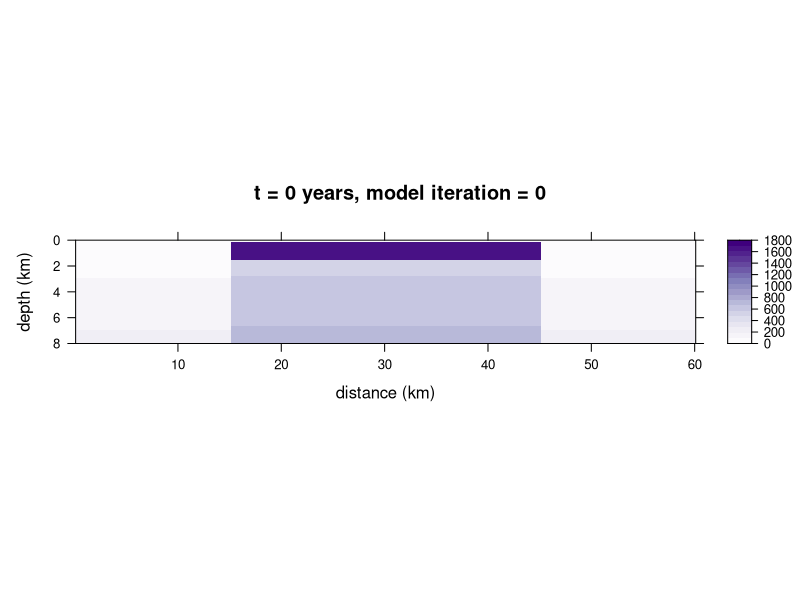

This figure's R source: (Note: this script raises an error after producing the figure.)
# This script creates a finite difference model of the cooling of a melt sheet
# caused by an impact.
# Updated 2020.03.26 CH

## SETUP -----------------------------------------------------------------------

# Clear all from workspace/environment.
rm(list = ls())

# Install and load required packages.
# Install and load lattice for plotting results.
if(!require(lattice)){install.packages("lattice")}
library(lattice)
# Install and load RColorBrewer for plot color schemes.
if(!require(RColorBrewer)){install.packages("RColorBrewer")}
library(RColorBrewer)


## SET MODEL DIMENSIONS --------------------------------------------------------

# Define size of model domain. 
x.size <- 60000  # [m] 
z.size <- 10000  # [m] 

# Set resolution (number of nodes).  
x.num <- 300
z.num <- 100

# Define stepsize.
dx <- x.size / (x.num - 1)  # [m] 
dz <- z.size / (z.num - 1)  # [m]  

# Create vectors of node locations.
x <- seq(from = 0, to = x.size, by = dx)  # [m]
z <- seq(from = 0, to = z.size, by = dz)  # [m]


## SET CONSTANTS ---------------------------------------------------------------
# Define material properties, initialize arrays. 
# All temperatures in °C should be converted to K.

L <- 421000  # latent heat of fusion of diopside, [J/kg] 
# Suggested value: 421000 J/kg; Abramov and Kring (2007)

T.liquidus.C <- 1177  # liquidus temperature, [°C]
# Suggested value: 1177°C; Abramov and Kring (2007)
T.liquidus <- T.liquidus.C + 273.15  # liquidus temperature, [K]

T.solidus.C <- 997  # solidus temperature, [°C]
# Suggested value: 997°C; Abramov and Kring (2007)
T.solidus <- T.solidus.C + 273.15  # solidus temperature, [K]

Cp.nolatent <- 1000  # heat capacity with no latent heat, [J/(kg*K)]
# Suggested value: 1000 J/(kg/K), heat capacity of basement, melt, breccia; 
# Abramov and Kring (2007)

Cp.initial <- matrix(data = Cp.nolatent,   # initial heat capacity, [J/(kg*K)]
                     nrow = x.num,  
                     ncol = z.num)

Cp.prime <- Cp.initial + (L / (T.liquidus - T.solidus)) 
# heat capacity accounting for latent heat of fusion, [J/(kg*K)]
# Suggested value: 3339 J/(kg*K); Abramov and Kring (2007)
Cp.0 <- Cp.initial  # initialize matrix for initial model setup below

k <- matrix(data = 2.5,    # thermal conductivity, [W/(m*K)]
            nrow = x.num,  
            ncol = z.num)  
# Suggested value: 2.5 W/(m*K), thermal conductivity of basement, melt, 
# breccia; Abramov and Kring (2007)

A <- matrix(data = 2.2e-6,      # heat production, [W/(m^3)]
            nrow = x.num,  
            ncol = z.num)  
# Suggested value: 2.2e-6 is average A value from Jones (1988), table 6

rho <- matrix(data = 2700,   # density, [kg/(m^3)]
              nrow = x.num,  
              ncol = z.num)
# Suggested value: 2700 kg/(m^3), density of basement, melt, breccia; 
# Abramov and Kring (2007)

Kappa <- k / (rho * Cp.nolatent)  # thermal diffusivity, [(m^2)/s]
Kappa.min <- min(Kappa)      # [(m^2)/s] 

U <- matrix(data = 0,        # uplift, [m/s]
            nrow = x.num,  
            ncol = z.num)
# We assumed no tectonic uplift. 

# Input geothermal gradient in K/km.
a.Kkm <- 12  # [K/km]
# Used low end of gradient from Jones (1992) (12 and 21 K/km)
a <- a.Kkm / 1000  # [K/m]

# Define time step.
dt.max.x <- (dx ^ 2) / (6 * Kappa.min)  # [s] 
dt.max.z <- (dz ^ 2) / (6 * Kappa.min)  # [s] 
dt.min <- min(dt.max.x, dt.max.z)
dt.yr <- dt.min * 3.17098e-8 # [yr]
dt <- dt.min


## INITIAL T DISTRIBUTION ------------------------------------------------------
# Set up an initial condition of an instantaneously emplaced melt sheet at an 
# elevated temperature.

# Initialize a matrix for initial temperature conditions.
T.0 <- matrix(data = 0,
              nrow = x.num,  
              ncol = z.num)

# Set the top row of the model to be the air temperature.
# Choose a value for the air temperature.
T.surface.C <- 25  # surface temperature, [°C]
T.surface <- T.surface.C + 273.15  # surface temperature, [K]
# Assign the first row of the initial matrix to be the air temperature.
T.0[ , 1] <- T.surface  # [K] 

# Make a geotherm for the initialization matrix.
for (i in 2:dim(T.0)[2]) {
  T.0[ , i] <- T.0[1, 1] + a * x[i]
}

# Instantanteously emplace a melt sheet and set material properties of the melt
# sheet.
# Set dimensions of melt sheet.
meltsheetdiameter <- 30000  # [m]
meltsheetvolume <- 1000  # [km^3]
meltsheetvolume.m3 <- meltsheetvolume * (1000^3)
meltsheetthickness <- meltsheetvolume.m3 / 
                      (((meltsheetdiameter / 2)^2) * pi)  # [m]
# If the melt sheet is centered in the x direction in the model, find the 
# position in meters along the x axis.
xstart.melt <- mean(x) - (meltsheetdiameter / 2)  # x position, [m]
xend.melt <- mean(x) + (meltsheetdiameter / 2)  # x position, [m]
# Find the index in the vector that corresponds to the position above.
xstart.melt.index <- which(abs(x - xstart.melt) == min(abs(x - xstart.melt)))
xend.melt.index <- which(abs(x - xend.melt) == min(abs(x - xend.melt)))
# Make the melt sheet start on the second row of the matrix, below the air
# layer.
zstart.melt.index <- 2 
# If the melt sheet is meltsheetthickness and starts at the second row of the
# model, find the index that corresponds to the bottom of the melt sheet.
zend.melt <- z[2] + meltsheetthickness
zend.melt.index <- round(zend.melt / dz, digits = 0)

# Set temperature of melt sheet.
T.meltsheet.C <- 1700  # temperature of melt sheet, [°C]
T.meltsheet <- T.meltsheet.C + 273.15  # temperature of melt sheet, [°C]
  # Suggested value: 1700°C; Abramov and Kring (2007)

# Elevate geotherm at central uplift.
# Set the temperature with which to raise the geotherm everywhere in the central
# uplift. 
# The height of uplift is dependent on the size of the crater. 40 km of uplift
# is an estimate based on the size of the crater associated with a 30 km in 
# diameter melt sheet.
height.of.uplift <- 40  # amount of uplift, [km]
T.uplift <- height.of.uplift * a.Kkm

# Optional simple uplift of the geotherm temperature gradient.
for (j in xstart.melt.index:xend.melt.index) {
  for (i in 2:z.num){
    T.0[j, i] <- T.0[j, i] + T.uplift
  }
}

# Emplace melt sheet. Set material properties of melt sheet.
for (i in xstart.melt.index:xend.melt.index) {
  for (j in zstart.melt.index:zend.melt.index) {
    T.0[i, j] <- T.meltsheet
    # k[i, j]     <- 3.0    # thermal conductivity, [W/(m*K)]
    # A[i, j]     <- 1e-6   # heat production, [W/(m^3)]
    # rho[i, j]   <- 3300   # density, [kg/(m^3)]
    if (T.0[i, j] < T.liquidus & T.0[i, j] > T.solidus) {
      Cp.0[i, j] <- Cp.initial[i, j]   # heat capacity, [J/(kg*K)]
    } else {
      Cp.0[i, j] <- Cp.prime[i, j]  
    }
    # Kappa[i, j] <- k[i, j] / (rho[i, j] * Cp[i, j])  # [(m^2)/s]
  }
}


## CREATE FUNCTION OF THERMAL MODEL --------------------------------------------
# Make a function to solve the finite difference equation for n time steps.

RunModel <- function(n.timesteps) {
  
  # Initialize a list as a container for model returns at different times.
  T.n  <- list()
  
  # Place T.0 in the first position of the T.n list.
  T.n[[1]] <- T.0
  
  # Initialize a list as a container for model returns at different times.
  Cp  <- list()
  
  # Place T.0 in the first position of the T.n list.
  Cp[[1]] <- Cp.0
  
  for (t in 1:n.timesteps) {
    
    # Initialize T.n[[t + 1]]
    T.n[[t + 1]] <- matrix(data = NA,
                           nrow = x.num,
                           ncol = z.num)
    
    # Initialize Cp[[t + 1]]
    Cp[[t + 1]] <- matrix(data = NA,
                          nrow = x.num,
                          ncol = z.num)
    
    # Calculate T for interior of T.n[[t + 1]] matrix.
    for (i in 2:(x.num - 1)) {
      for (j in 2:(z.num - 1)) {
        
        # Set constant T border.
        T.n[[t + 1]][, 1] <- T.n[[1]][1, 1]          # top
        T.n[[t + 1]][, z.num] <- T.n[[1]][x.num, z.num]  # bottom
        T.n[[t + 1]][x.num, ] <- T.n[[t]][x.num, ]  # right
        T.n[[t + 1]][1, ] <- T.n[[1]][1, ]          # left
        
        
        # Calculate T in the interior of the model
        T.n[[t + 1]][i, j] <- T.n[[t]][i, j] +
          
          # conduction term
          ((Kappa[i, j] * dt) * (((T.n[[t]][(i + 1), j] - (2 * T.n[[t]][i, j]) + T.n[[t]][(i - 1), j]) / (dx ^ 2)) + ((T.n[[t]][i, (j + 1)] - (2 * T.n[[t]][i, j]) + T.n[[t]][i, (j - 1)]) / (dz ^ 2) ))) +
          
          # heat production term
          ((A[i, j] * dt) / (rho[i, j] * Cp[[t]][i, j])) +
          
          # advection/uplift term
          (U[i, j] * dt * ((T.n[[t]][i, (j + 1)] - T.n[[t]][i, j]) / dz))
      }
    }
    
    # Calculate Cp based on the most recent run of the model to be used in the
    # next iteration of the model
    
    # Set constant Cp border.
    Cp[[t + 1]][1, ] <- Cp.initial[1, ] # left
    Cp[[t + 1]][x.num, ] <- Cp.initial[x.num, ] # right
    Cp[[t + 1]][, 1] <- Cp.initial[, 1] # top
    Cp[[t + 1]][, z.num] <- Cp.initial[, z.num] # bottom
    
    for (i in 2:(x.num - 1)) {
      for (j in 2:(z.num - 1)) {
        
        # Calculate Cp for interior
        Cp[[t + 1]][i, j] <- ifelse(T.n[[t + 1]][i, j] < T.liquidus && T.n[[t + 1]][i, j] > T.solidus, Cp.prime[i, j], Cp.initial[i, j])
      }
    }
  }
  objects.to.return <- list("T.n" = T.n, "Cp" = Cp)
  return(objects.to.return)
}


## RUN MODEL -------------------------------------------------------------------

# Solve the finite difference equation for n time steps.
n <- 5  # Set number of time steps.
model.results <- RunModel(n)  # Run model for n timesteps.
T.n <- model.results$T.n  # Save the model results of temperature, [K]


## PLOT 2D MODEL RESULTS -------------------------------------------------------

# Make plotting function to plot model results in °C using the lattice package.
levelplotCH <- function(IterationNumber,
                        x.axis.in.m = x,
                        z.axis.in.m = z,
                        dtyr = dt.yr,
                        xnum = x.num,
                        znum = z.num,
                        xval = x.size,
                        zval = z.size) {
  
  # Specify dataset by the model iteration number.
  InputMatrix <- T.n[[IterationNumber]]
                                                  
  OutputPlot <- levelplot(InputMatrix - 273.15,
                         
                          # Change x and y axis scales and labeling.
                          # Change axis labels.
                          # scales = list(x = list(at = seq(from = 0, to = xval, by = 50),
                          #                        labels = seq(from = 0, to = (xval / 1000), by = 10)),
                          #               y = list(at = seq(from = 0, to = zval, by = 20),
                          #                        labels = seq(from = 0, to = (zval / 1000), by = 2))),
                          scales = list(x = list(labels = seq(from = 0, to = (xval / 1000), by = 10)),
                                        y = list(labels = seq(from = 0, to = (zval / 1000), by = 2))),
                          # Flip y axis so depth increases down.
                          # Cut off the bottom part of the model because of 
                          # edge effects.
                          ylim = c(80, 0),
                          
                          # Plot labels.
                          xlab = "distance (km)", # x axis label
                          ylab = "depth (km)", # y axis label
                          # Make plot title number of years of model run.
                          main = paste("t =", 
                                       round(((IterationNumber - 1) * dtyr), 
                                             digits = 0), 
                                       "years, model iteration =",
                                       IterationNumber - 1,
                                       sep = " "),
                          
                          # Change the look of the plot.
                          aspect = zval/xval, # change aspect ratio of plot
                          # Change the color scheme.
                          col.regions = colorRampPalette(brewer.pal(9,
                                        'Purples')),
                                        # 'Greys')),  # Plot in grayscale.

                          # Adjust colorbar and contour lines.
                          # contour = T,  # Add contour lines.
                          # colorkey = list(labels = "T °C"),
                          # Set colorbar limits.
                          at = c(seq(0, 1800, 
                                     # Set density of contour interval on plot.
                                     length.out = 20))) 
  return(OutputPlot)
}

# Plot results.
levelplotCH(1)
levelplotCH(26)
levelplotCH(51)
levelplotCH(101)
levelplotCH(126)
levelplotCH(151)
levelplotCH(176)
levelplotCH(201)
levelplotCH(500)

# Output plots as a PDF.
# Page 1 (0, 25, 50, 100)
pdf("/Users/claireharrigan/Desktop/MeltSheetPlots/MeltSheet_2Dplots_0-25-50-100.pdf",
  width = 8.5, height = 11,
  useDingbats = FALSE)
print(levelplotCH(1), split = c(1,1,1,4), more = T) 
print(levelplotCH(26), split = c(1,2,1,4), more = T)
print(levelplotCH(51), split = c(1,3,1,4), more = T)
print(levelplotCH(101), split = c(1,4,1,4))
dev.off()

# Page 2 (125, 150, 175, 200)
pdf("/Users/claireharrigan/Desktop/MeltSheetPlots/MeltSheet_2Dplots_125-150-175-200.pdf",
    width = 8.5, height = 11,
    useDingbats = FALSE)
print(levelplotCH(126), split = c(1,1,1,4), more = T) 
print(levelplotCH(151), split = c(1,2,1,4), more = T)
print(levelplotCH(176), split = c(1,3,1,4), more = T)
print(levelplotCH(201), split = c(1,4,1,4))
dev.off()

# Page 3 (225, 250, 275, 300)
pdf("/Users/claireharrigan/Desktop/MeltSheetPlots/MeltSheet_2Dplots_225-250-275-300.pdf",
    width = 8.5, height = 11,
    useDingbats = FALSE)
print(levelplotCH(226), split = c(1,1,1,4), more = T) 
print(levelplotCH(251), split = c(1,2,1,4), more = T)
print(levelplotCH(276), split = c(1,3,1,4), more = T)
print(levelplotCH(301), split = c(1,4,1,4))
dev.off()

## PLOT 1D MODEL RESULTS -------------------------------------------------------

# Extract 1D results through center of 2D model results.

# Initialize list to hold center values from T.n matricies.
T.1D <- list()
# Iterate through T.n list, extract T values through center of melt sheet, save
# in list T.1D.
for (i in 1:length(T.n)) {
  T.1D[[i]] <- T.n[[i]][(x.num / 2), ]
}

# Extract limited results to plot.
T.1D.lim <- list()
T.1D.lim[[1]] <- T.1D[[1]]
T.1D.lim[[2]] <- T.1D[[26]]
T.1D.lim[[3]] <- T.1D[[51]]
T.1D.lim[[4]] <- T.1D[[101]]
T.1D.lim[[5]] <- T.1D[[126]]
T.1D.lim[[6]] <- T.1D[[151]]
T.1D.lim[[7]] <- T.1D[[176]]
T.1D.lim[[8]] <- T.1D[[201]]
T.1D.lim[[9]] <- T.1D[[226]]
T.1D.lim[[10]] <- T.1D[[251]]
T.1D.lim[[11]] <- T.1D[[276]]
T.1D.lim[[12]] <- T.1D[[301]]
T.1D.lim[[13]] <- T.1D[[401]]
T.1D.lim[[14]] <- T.1D[[501]]


# Plot all 1D results using base R. 

# Set axis limits for plots.
xrange <- range(0, 1800)  # T range
yrange <- range(0, 10)  # depth in km

# Make plot.
plot.new()  # Start new plot.
plot(xrange, yrange,
     type = "n",
     xlab = "Temperature (°C)",
     ylab = "Depth (km)",
     ylim = c(10, 0),)
# Set number of colors based on number of model results being plotted.
colors <- rainbow(length(T.1D))  # Set number of colors.
# Add lines.
for (i in 1:length(T.1D)) {
  tempprofile <- T.1D[[i]] - 273.15
  lines(tempprofile, z / 1000,
        type = "l",
        lwd = 1.5,
        col = colors[i],
        lty = "solid")
}
# Add title.
title("1D model of temperature through center of the melt sheet")
# Add a legend. 
# legend(1600, 8, 1:length(T.1D), cex=0.8, col=colors, lty = "solid", title = "Model run")
# Add vertical lunes for liquidus and solidus.
lines(c(T.liquidus.C, T.liquidus.C), c(0, (z.size / 1000)))
lines(c(T.solidus.C, T.solidus.C), c(0, (z.size / 1000)))


# Plot key 1D results using base R. 

# Make plot.
plot.new()  # Start new plot.
# Make plot.
plot(xrange, yrange,
     type = "n",
     xlab = "Temperature (°C)",
     ylab = "Depth (km)",
     ylim = c(10, 0),
     xlim = c(0, 1800))
# Set number of colors based on number of model results being plotted.
colors <- rainbow(length(T.1D.lim))  # Set number of colors.
# Add lines.
for (i in 1:length(T.1D.lim)) {
  tempprofile <- T.1D.lim[[i]] - 273.15
  lines(tempprofile, z / 1000,
        type = "l",
        lwd = 1.75,
        col = colors[i],
        lty = "solid")
}
# Add title.
title("1D model of temperature through center of the melt sheet")
# Add vertical lunes for liquidus and solidus.
lines(c(T.liquidus.C, T.liquidus.C), c(0, (z.size / 1000)),
      lwd = 2,
      col = "gray")
lines(c(T.solidus.C, T.solidus.C), c(0, (z.size / 1000)),
      lwd = 2,
      col = "gray")
text(x = T.liquidus.C + 30, y = 3.5, labels = "liquidus", srt = 270)
text(x = T.solidus.C + 30, y = 3.5, labels = "solidus", srt = 270)
# Create a vector of years associated with lines plotted.
yrsplotted <- vector()
modeliteration <- vector()
yrsplotted <- c(1, 26, 51, 101, 126, 151, 176, 201, 226, 251, 276, 301, 401, 501)
modeliteration <- yrsplotted - 1
yrsplotted <- round(((yrsplotted - 1) * dt.yr), digits = 0)
# Add a legend. 
legend(900, 5.75, 
       paste("t = ", yrsplotted, " years, model run #", modeliteration, sep = ""), 
       cex = 0.8, 
       col = colors, 
       lty = "solid",
       lwd = 1.75,
       title = "Years elapsed")


## OUTPUT RESULTS --------------------------------------------------------------

# Make table of model parameters to output as .csv file.

# Create and populate a data frame of model parameters (MP).
MP <- as.data.frame(matrix(data = NA, nrow = 1, ncol = 3))
colnames(MP) <- c("Variable", "Units", "Value")

# Model domain and resolution.
MP[1, ]  <- c("Model domain and resolution", "", "")
MP[2, ]  <- c("Modeled domain, distance", "km", x.size / 1000)
MP[3, ]  <- c("Step size, distance", "m", round(dx, digits = 1))
MP[4, ]  <- c("Modeled domain, depth", "km", z.size / 1000)
MP[5, ]  <- c("Step size, depth", "m", round(dz, digits = 1))
MP[6, ]  <- c("Time step", "years", round(dt.yr, digits = 1))

# Melt sheet size.
MP[7, ]  <- c("Melt sheet dimensions", "", "")
MP[8, ]  <- c("Melt sheet diameter", "km", meltsheetdiameter / 1000)
MP[9, ]  <- c("Melt sheet volume", "km^3", meltsheetvolume)
MP[10, ] <- c("Melt sheet thickness", "km", round(meltsheetthickness / 1000, digits = 2))
MP[11, ] <- c("Depth excavated during impact (central uplift)", "km", height.of.uplift)

# Temperatures.
MP[12, ] <- c("Temperatures", "", "")
MP[13, ] <- c("Melt sheet temperature at emplacement", "°C", T.meltsheet.C)
MP[14, ] <- c("Surface temperature", "°C", T.surface.C)
MP[15, ] <- c("Temperature, liquidus", "°C", T.liquidus.C)
MP[16, ] <- c("Temperature, solidus", "°C", T.solidus.C)

# Melt sheet and basement rock properties.
MP[17, ] <- c("Physical properties of basement and melt sheet", "", "")
MP[18, ] <- c("Geothermal gradient", "°C/km", a.Kkm)
MP[19, ] <- c("Latent heat of fusion of diopside", "J/kg", L)
MP[20, ] <- c("Heat capacity, no latent heat effects", "J/(kg*K)", Cp.nolatent)
MP[21, ] <- c("Heat capacity, accounting for latent heat of fusion", "J/(kg*K)", round(Cp.prime[1, 1], digits = 1))
MP[22, ] <- c("Thermal conductivity", "W/(m*K)", k[1, 1])
MP[23, ] <- c("Heat production, basement and melt sheet", "W/(m^3)", A[1, 1])
MP[24, ] <- c("Density, basement and melt sheet", "kg/(m^3)", rho[1,1])
MP[25, ] <- c("Thermal diffusivity, basement and melt", "(m^2)/s", round(Kappa[1, 1], digits = 7))
MP[26, ] <- c("Regional tectonic uplift", "m/s", U[1, 1])

# Write table to csv.
write.csv(MP, file = "/Users/claireharrigan/Dropbox/IGL + Research/Other projects/MeltSheet/Results/ModelParameters_2020.03.24.csv")








